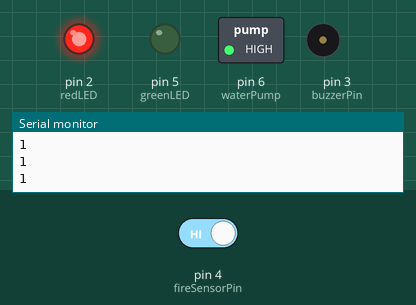
The sketch below on a simulated Arduino Uno, built with avr-gcc and run on an emulated ATmega328P. Parts: switched loads named in the sketch (green lamp = pin HIGH), output pins drawn as LEDs (lit = HIGH), buzzer (waves = sounding), the last lines printed to the serial monitor. The test bench sets the inputs (shaded band); at power-on: pin 4 (fireSensorPin) HIGH.

Above: at 2.8 s.
2.9 s: pin 4 (fireSensorPin) driven LOW
At 3.9 s:
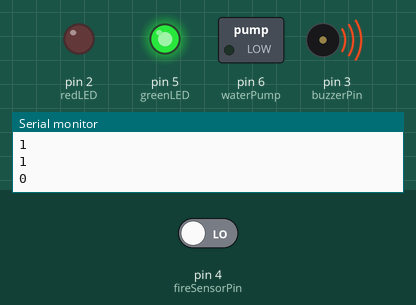
4.5 s: pin 4 (fireSensorPin) driven HIGH
At 5.4 s:
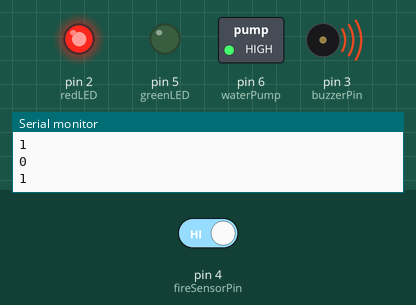
Timing chart, 0 to 7.5 s (numbered marks = the images above; inputs shaded):
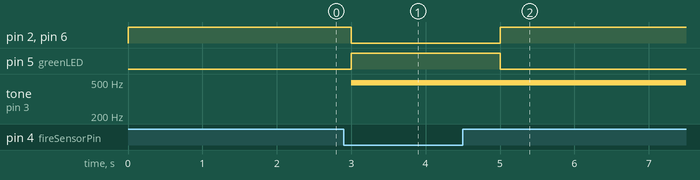

Measured:
- after the input at 2.9 s, pin 2 (redLED), pin 6 (waterPump): HIGH → LOW after 0.10 s; pin 5 (greenLED): LOW → HIGH after 0.10 s; tone on pin 3 (buzzerPin): silent → 490 Hz after 0.10 s
- after the input at 4.5 s, pin 2 (redLED), pin 6 (waterPump): LOW → HIGH after 0.50 s; pin 5 (greenLED): HIGH → LOW after 0.50 s

The sketch:

FireDetectionSystem_Using_Water_Pump.ino
```cpp
const int buzzerPin = 3;
const int fireSensorPin = 4;
const int greenLED = 5;
const int redLED = 2;
#define waterPump 6

void setup() {
  Serial.begin(9600);

  pinMode(buzzerPin, OUTPUT);
  pinMode(fireSensorPin, INPUT);
  pinMode(greenLED, OUTPUT);
  pinMode(redLED, OUTPUT);
  pinMode(waterPump, OUTPUT);

  digitalWrite(greenLED, LOW);
  digitalWrite(redLED, HIGH);
  digitalWrite(buzzerPin, LOW);
  digitalWrite(waterPump, LOW);
}

void loop() {
  int fireValue = digitalRead(fireSensorPin);
  Serial.println(fireValue);

  if (fireValue == 0) {
    analogWrite(buzzerPin, 500);
    digitalWrite(redLED, LOW);
    digitalWrite(greenLED, HIGH);
    digitalWrite(waterPump, LOW);
    delay(1000);
  } else {
    analogWrite(buzzerPin, 0);
    digitalWrite(redLED, HIGH);
    digitalWrite(greenLED, LOW);
    digitalWrite(waterPump, HIGH);
  }
  delay(1000);
}
```
